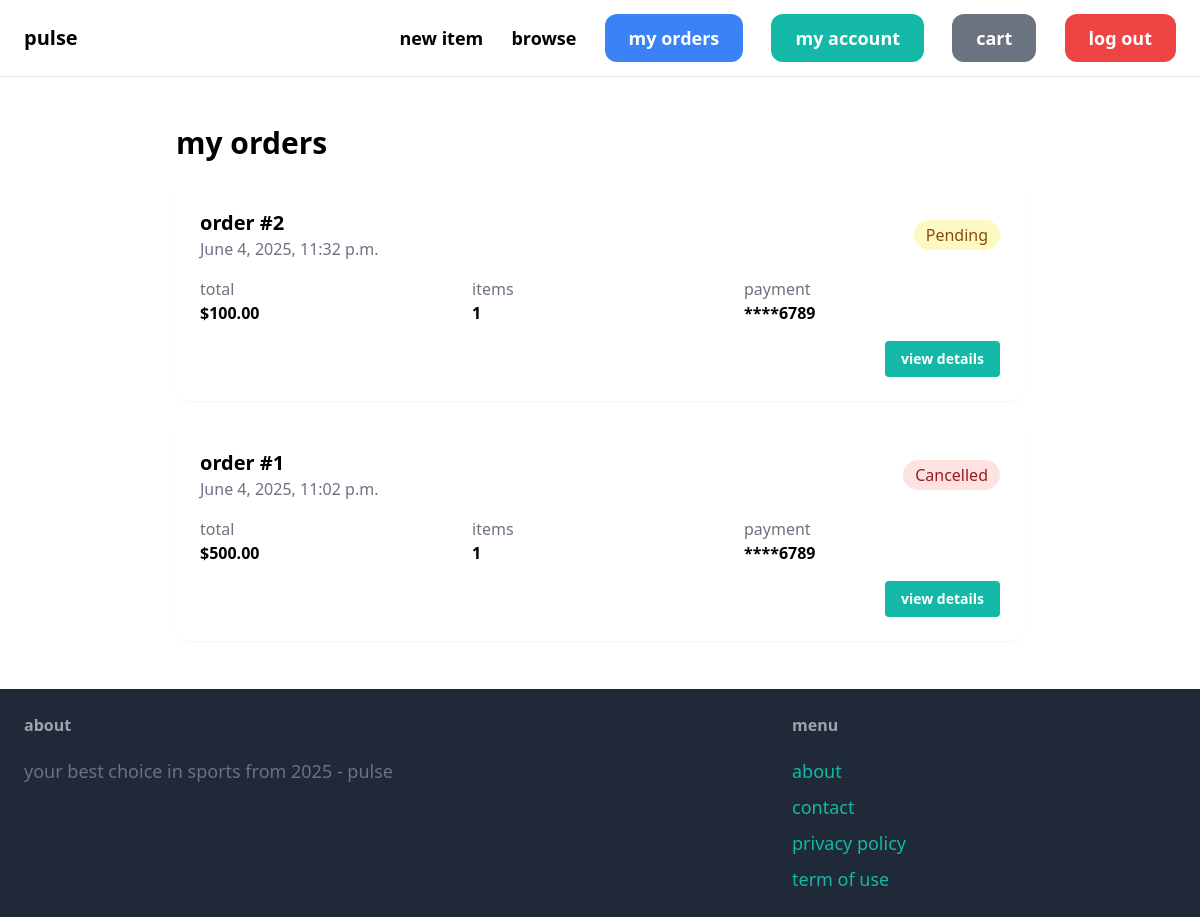
Page /orders/ (signed in) on the earlier database version.
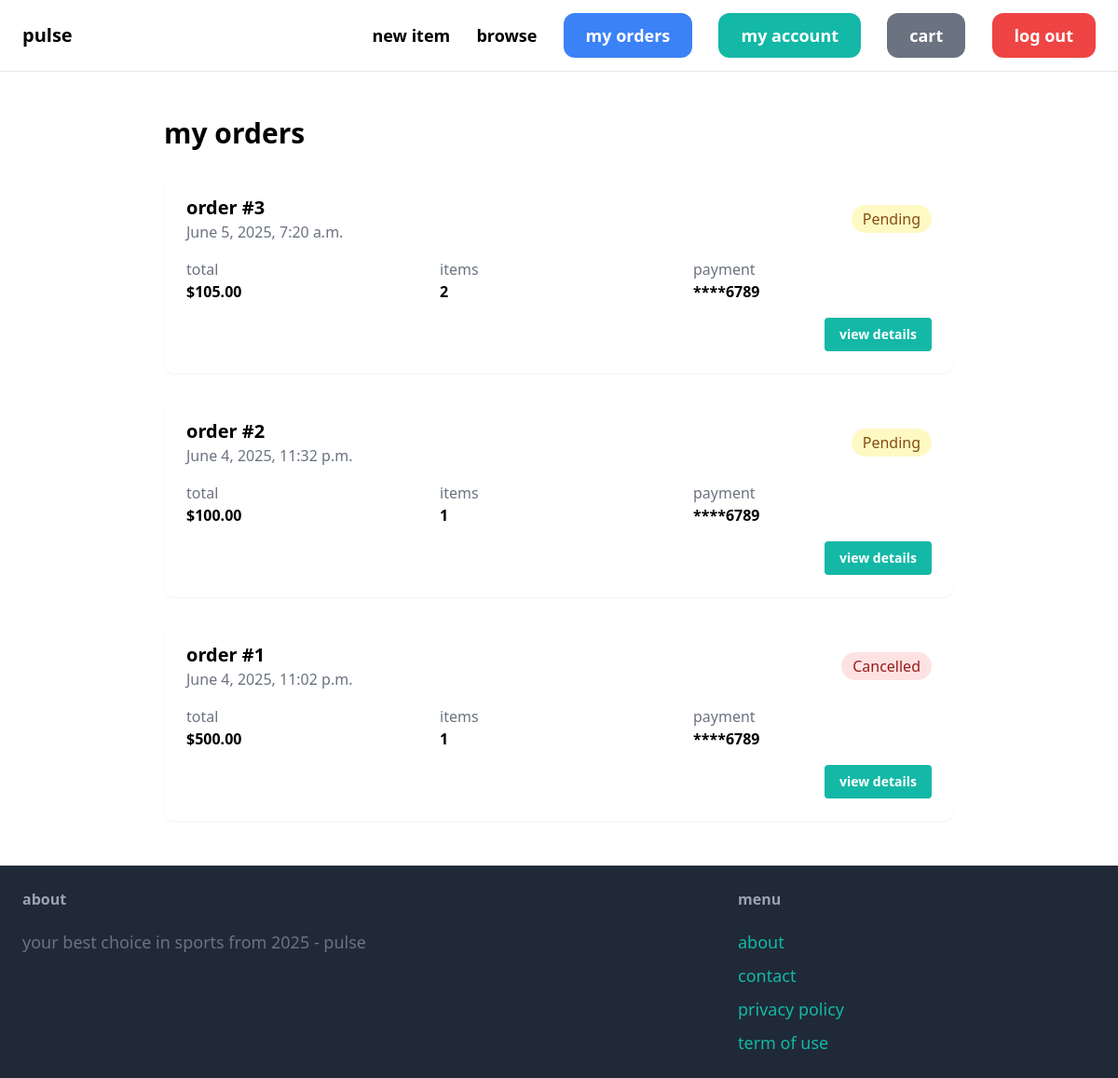
Same page on the later database version.
### core/models.py (models this page shows, shortened)
class Order(models.Model):
    STATUS_CHOICES = (
        ('pending', 'Pending'),
        ('processing', 'Processing'),
        ('shipped', 'Shipped'),
        ('delivered', 'Delivered'),
        ('cancelled', 'Cancelled'),
    )
    user = models.ForeignKey(User, related_name='orders', on_delete=models.CASCADE)
    created_at = models.DateTimeField(auto_now_add=True)
    total_price = models.FloatField()
    status = models.CharField(max_length=20, choices=STATUS_CHOICES, default='pending')
    shipping_address = models.TextField()
    card_last4 = models.CharField(max_length=4)

### core/views.py (the view)
# urls.py: path('orders/', views.order_history, name='order_history'),
@login_required
def order_history(request):
    orders = Order.objects.filter(user=request.user).order_by('-created_at')
    return render(request, 'core/order_history.html', {'orders': orders})

### core/templates/core/order_history.html (shortened to what this page needs)
{% extends 'core/base.html' %}
{% block content %}
<div class="max-w-4xl mx-auto p-6">
    <h1 class="text-3xl font-bold mb-6">my orders</h1>
    {% if orders %}
    <div class="space-y-6">
        {% for order in orders %}
        <div class="bg-white p-6 rounded-xl shadow-sm">
            <div class="flex justify-between items-center mb-4">
                <div>
                    <h2 class="text-xl font-semibold">order #{{ order.id }}</h2>
                    <p class="text-gray-500">{{ order.created_at }}</p>
                </div>
                <div>
                    <span class="px-3 py-1 rounded-full
                        {% if order.status == 'pending' %}bg-yellow-100 text-yellow-800
                        {% elif order.status == 'processing' %}bg-blue-100 text-blue-800
                        {% elif order.status == 'shipped' %}bg-indigo-100 text-indigo-800
                        {% elif order.status == 'delivered' %}bg-green-100 text-green-800
                        {% else %}bg-red-100 text-red-800{% endif %}">
                        {{ order.get_status_display }}
                    </span>
                </div>
            </div>
            <div class="grid grid-cols-3 gap-4 mb-4">
                <div>
                    <p class="text-gray-500">total</p>
                    <p class="font-semibold">${{ order.total_price|floatformat:2 }}</p>
                </div>
                <div>
                    <p class="text-gray-500">items</p>
                    <p class="font-semibold">{{ order.items.count }}</p>
                </div>
                <div>
                    <p class="text-gray-500">payment</p>
                    <p class="font-semibold">****{{ order.card_last4 }}</p>
                </div>
            </div>
            <div class="flex justify-end">
                <a href="{% url 'core:order_detail' order.pk %}" class="px-4 py-2 text-sm font-semibold bg-teal-500 text-white rounded hover:bg-teal-700">view details</a>
            </div>
        </div>
        {% endfor %}
    </div>
    {% else %}
    <div class="bg-gray-100 p-8 rounded-xl text-center">
        <p class="text-xl">You haven't placed any orders yet.</p>
        <a href="{% url 'item:browse' %}" class="inline-block mt-4 px-6 py-3 text-lg font-semibold bg-teal-500 text-white rounded-xl hover:bg-teal-700">browse items</a>
    </div>
    {% endif %}
</div>
{% endblock %}

### core/templates/core/base.html (shortened to what this page needs)
<!DOCTYPE html>
<html>
    <head>
    <script src="https://cdn.tailwindcss.com"></script>
    </head>
    <body>
        <nav class="px-6 py-6 flex justify-between items-center border-b border-gray-200">
            <a href="/" class="text-xl font-semibold">pulse</a>
            <div class="space-x-6">
                <a href="{% url 'item:new' %}" class="text-lg font-semibold hover:text-gray-500">new item</a>
                <a href="{% url 'item:browse' %}" class="text-lg font-semibold hover:text-gray-500">browse</a>
                <a href="{% url 'core:order_history' %}" class="px-6 py-3 text-lg font-semibold bg-blue-500 text-white rounded-xl hover:bg-blue-700">my orders</a>
                {% if request.user.is_authenticated %}
                    <a href="{% url 'core:myaccount' %}" class="px-6 py-3 text-lg font-semibold bg-teal-500 text-white rounded-xl hover:bg-gray-700">my account</a>
                    <a href="{% url 'item:cart' %}" class="px-6 py-3 text-lg font-semibold bg-gray-500 text-white rounded-xl hover:bg-teal-700">cart</a>
                    <a href="{% url 'core:logout' %}" class="px-6 py-3 text-lg font-semibold bg-red-500 text-white rounded-xl hover:bg-red-700">log out</a>
                {% else %}
                    <a href="{% url 'core:signup' %}" class="px-6 py-3 text-lg font-semibold bg-teal-500 text-white rounded-xl hover:bg-gray-700">sign up</a>
                    <a href="{% url 'core:login' %}" class="px-6 py-3 text-lg font-semibold bg-gray-500 text-white rounded-xl hover:bg-teal-700">log in</a>
                {% endif %}
            </div>
        </nav>
        <div class="px-6 py-6">
            {% block content %}
            {% endblock %}
        </div>
        <footer class="px-6 py-6 flex justify-between bg-gray-800">
            <div class="w-2/3 pr-10">
                <h3 class="mb-5 font-semibold text-gray-400">about</h3>
                <p class="text-lg text-gray-500">your best choice in sports from 2025 - pulse</p>
            </div>
            <div class="w-1/3">
                <h3 class="mb-5 font-semibold text-gray-400">menu</h3>
                <ul class="space-y-2">
                    <li><a href="{% url 'core:about' %}" class="text-lg text-teal-500 hover:text-teal-700">about</a></li>
                    <li><a href="{% url 'core:contact' %}" class="text-lg text-teal-500 hover:text-teal-700">contact</a></li>
                    <li><a href="{% url 'core:privacy' %}" class="text-lg text-teal-500 hover:text-teal-700">privacy policy</a></li>
                    <li><a href="{% url 'core:terms' %}" class="text-lg text-teal-500 hover:text-teal-700">term of use</a></li>
                </ul>
            </div>
        </footer>
    </body>
</html>

Differences in the rows shown:
added Order: id "3", created_at "June 5, 2025, 7:20 a.m.", status "Pending", total_price "105.00", items.count "2", card_last4 "6789"
